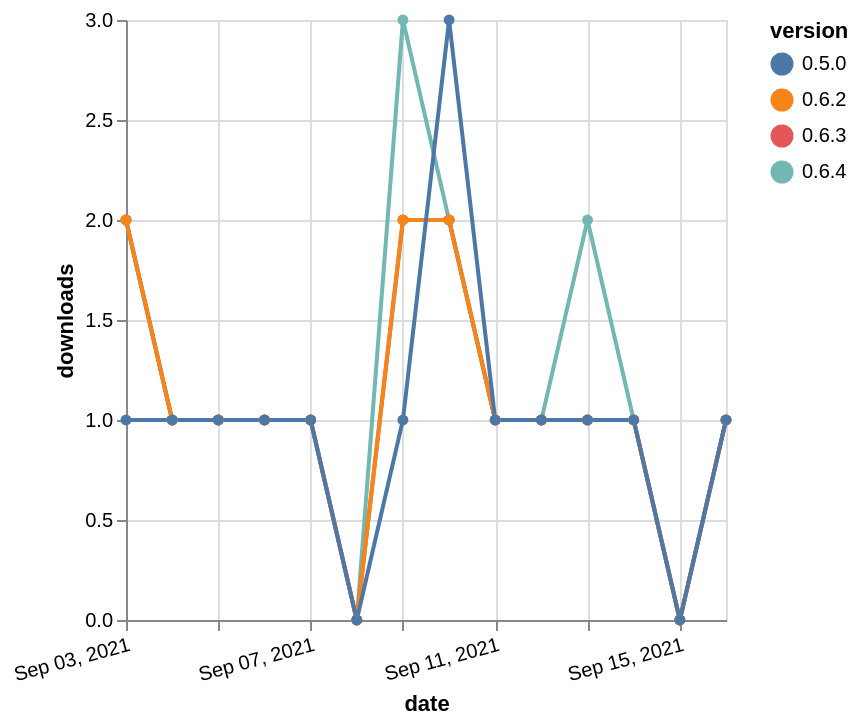

Here is the Vega-Lite specification saved for this chart:
### Vega-Lite specification from a JSON file in a GitHub repository (floating-point values rounded to 4 significant figures)
{"$schema": "https://vega.github.io/schema/vega-lite/v5.json", "description": "A simple bar chart with embedded data.", "data": {"values": [{"date": "2021-09-03", "total": 29, "delta": 2, "version": "0.6.4"}, {"date": "2021-09-04", "total": 30, "delta": 1, "version": "0.6.4"}, {"date": "2021-09-05", "total": 31, "delta": 1, "version": "0.6.4"}, {"date": "2021-09-06", "total": 32, "delta": 1, "version": "0.6.4"}, {"date": "2021-09-07", "total": 33, "delta": 1, "version": "0.6.4"}, {"date": "2021-09-08", "total": 33, "delta": 0, "version": "0.6.4"}, {"date": "2021-09-09", "total": 36, "delta": 3, "version": "0.6.4"}, {"date": "2021-09-10", "total": 38, "delta": 2, "version": "0.6.4"}, {"date": "2021-09-11", "total": 39, "delta": 1, "version": "0.6.4"}, {"date": "2021-09-12", "total": 40, "delta": 1, "version": "0.6.4"}, {"date": "2021-09-13", "total": 42, "delta": 2, "version": "0.6.4"}, {"date": "2021-09-14", "total": 43, "delta": 1, "version": "0.6.4"}, {"date": "2021-09-15", "total": 43, "delta": 0, "version": "0.6.4"}, {"date": "2021-09-16", "total": 44, "delta": 1, "version": "0.6.4"}, {"date": "2021-09-03", "total": 171, "delta": 2, "version": "0.6.3"}, {"date": "2021-09-04", "total": 172, "delta": 1, "version": "0.6.3"}, {"date": "2021-09-05", "total": 173, "delta": 1, "version": "0.6.3"}, {"date": "2021-09-06", "total": 174, "delta": 1, "version": "0.6.3"}, {"date": "2021-09-07", "total": 175, "delta": 1, "version": "0.6.3"}, {"date": "2021-09-08", "total": 175, "delta": 0, "version": "0.6.3"}, {"date": "2021-09-09", "total": 177, "delta": 2, "version": "0.6.3"}, {"date": "2021-09-10", "total": 179, "delta": 2, "version": "0.6.3"}, {"date": "2021-09-11", "total": 180, "delta": 1, "version": "0.6.3"}, {"date": "2021-09-12", "total": 181, "delta": 1, "version": "0.6.3"}, {"date": "2021-09-13", "total": 182, "delta": 1, "version": "0.6.3"}, {"date": "2021-09-14", "total": 183, "delta": 1, "version": "0.6.3"}, {"date": "2021-09-15", "total": 183, "delta": 0, "version": "0.6.3"}, {"date": "2021-09-16", "total": 184, "delta": 1, "version": "0.6.3"}, {"date": "2021-09-03", "total": 131, "delta": 2, "version": "0.6.2"}, {"date": "2021-09-04", "total": 132, "delta": 1, "version": "0.6.2"}, {"date": "2021-09-05", "total": 133, "delta": 1, "version": "0.6.2"}, {"date": "2021-09-06", "total": 134, "delta": 1, "version": "0.6.2"}, {"date": "2021-09-07", "total": 135, "delta": 1, "version": "0.6.2"}, {"date": "2021-09-08", "total": 135, "delta": 0, "version": "0.6.2"}, {"date": "2021-09-09", "total": 137, "delta": 2, "version": "0.6.2"}, {"date": "2021-09-10", "total": 139, "delta": 2, "version": "0.6.2"}, {"date": "2021-09-11", "total": 140, "delta": 1, "version": "0.6.2"}, {"date": "2021-09-12", "total": 141, "delta": 1, "version": "0.6.2"}, {"date": "2021-09-13", "total": 142, "delta": 1, "version": "0.6.2"}, {"date": "2021-09-14", "total": 143, "delta": 1, "version": "0.6.2"}, {"date": "2021-09-15", "total": 143, "delta": 0, "version": "0.6.2"}, {"date": "2021-09-16", "total": 144, "delta": 1, "version": "0.6.2"}, {"date": "2021-09-03", "total": 198, "delta": 1, "version": "0.5.0"}, {"date": "2021-09-04", "total": 199, "delta": 1, "version": "0.5.0"}, {"date": "2021-09-05", "total": 200, "delta": 1, "version": "0.5.0"}, {"date": "2021-09-06", "total": 201, "delta": 1, "version": "0.5.0"}, {"date": "2021-09-07", "total": 202, "delta": 1, "version": "0.5.0"}, {"date": "2021-09-08", "total": 202, "delta": 0, "version": "0.5.0"}, {"date": "2021-09-09", "total": 203, "delta": 1, "version": "0.5.0"}, {"date": "2021-09-10", "total": 206, "delta": 3, "version": "0.5.0"}, {"date": "2021-09-11", "total": 207, "delta": 1, "version": "0.5.0"}, {"date": "2021-09-12", "total": 208, "delta": 1, "version": "0.5.0"}, {"date": "2021-09-13", "total": 209, "delta": 1, "version": "0.5.0"}, {"date": "2021-09-14", "total": 210, "delta": 1, "version": "0.5.0"}, {"date": "2021-09-15", "total": 210, "delta": 0, "version": "0.5.0"}, {"date": "2021-09-16", "total": 211, "delta": 1, "version": "0.5.0"}]}, "width": "container", "mark": {"type": "line", "point": {"filled": true}}, "encoding": {"x": {"field": "date", "type": "temporal", "timeUnit": "yearmonthdate", "title": "date", "axis": {"labelAngle": -15}}, "y": {"field": "delta", "type": "quantitative", "title": "downloads"}, "color": {"field": "version", "type": "nominal"}, "tooltip": {"field": "delta"}}}
